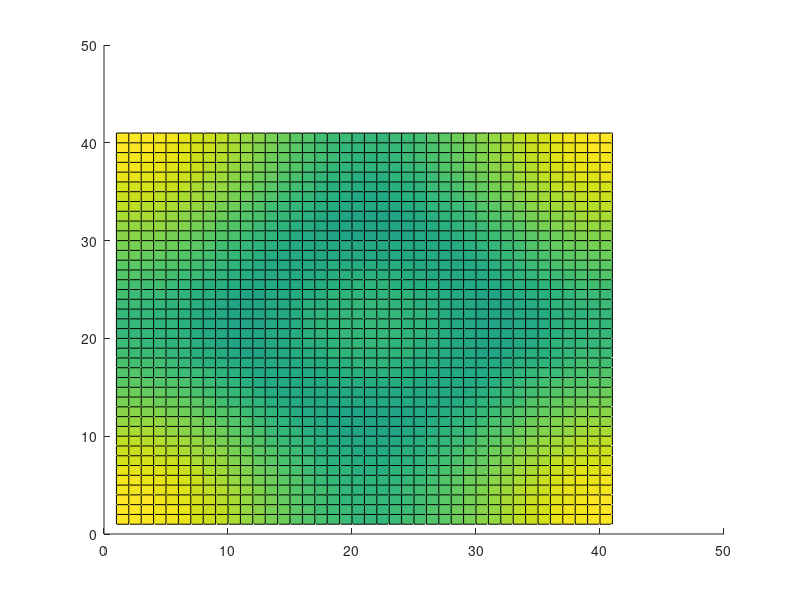

Reproduce this figure in MATLAB.
clear all
clc

sigmax = [0 1 ; 1 0]
sigmay = [0 -i ; i 0]
sigmaz = [1 0 ; 0 -1]

A = 1;
B = -1;
M = 2;

sampling = 20;

for ii = -sampling:sampling
for jj = -sampling:sampling

    kx = ii*pi/sampling;
    ky = jj*pi/sampling;
    dx = A * sin(kx);
    dy = A * sin(ky);
    dz = M + 2*B*( 2-cos(kx)-cos(ky) );

    Hamilt = dx*sigmax + dy*sigmay + dz*sigmaz ;
    
    [Evectors,Evalues] = eig(Hamilt);

    Eval_mat_low(ii+sampling+1,jj+sampling+1) = Evalues(1,1);
    Eval_mat_hig(ii+sampling+1,jj+sampling+1) = Evalues(2,2);
    
end
end

figure
hold

surf(Eval_mat_hig)
surf(Eval_mat_low)

